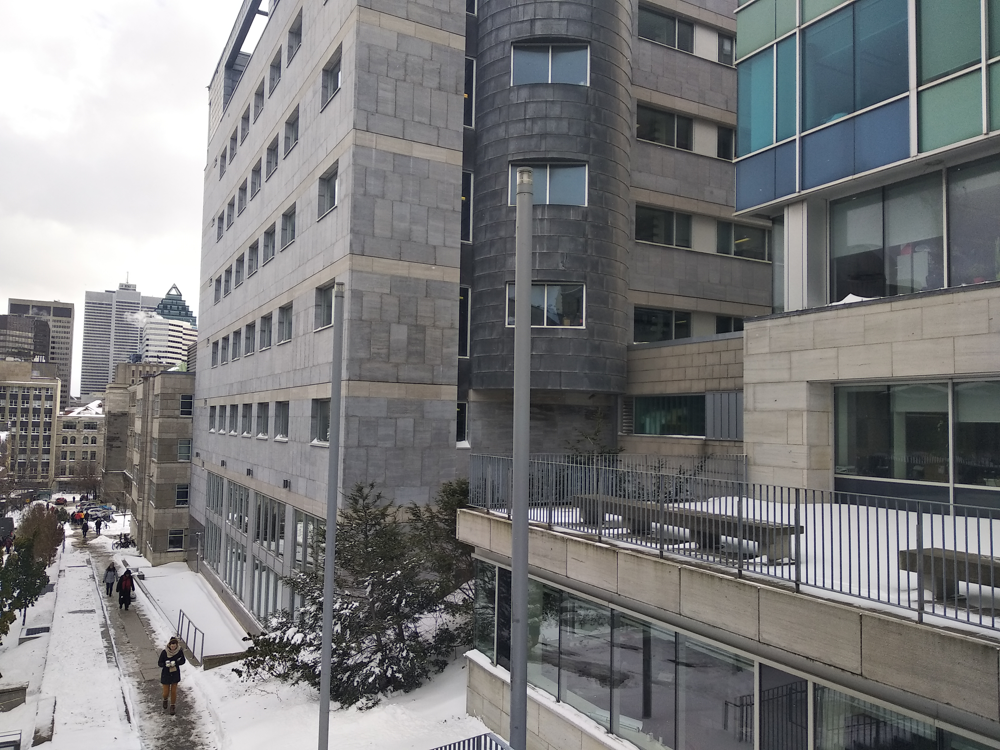
%> input picture 558a3/horizontal/1.png, 1000 x 750 px
$ octave q1_2.m   (GNU Octave 9; MATLAB toolbox functions it lacks are replaced by stand-ins)
%> lines starting %> are read from the running program, lines starting %| are printed output that depends on the picture
clear all;
clc;
path1 = 'horizontal/1.png';
path2 = 'horizontal/2.png';
%
rgb1 = imread(path1);
%> rgb1 is the input picture: size 750x1000x3 uint8; mean R, G, B 123.3, 123.6, 124.6
rgb2 = imread(path2);
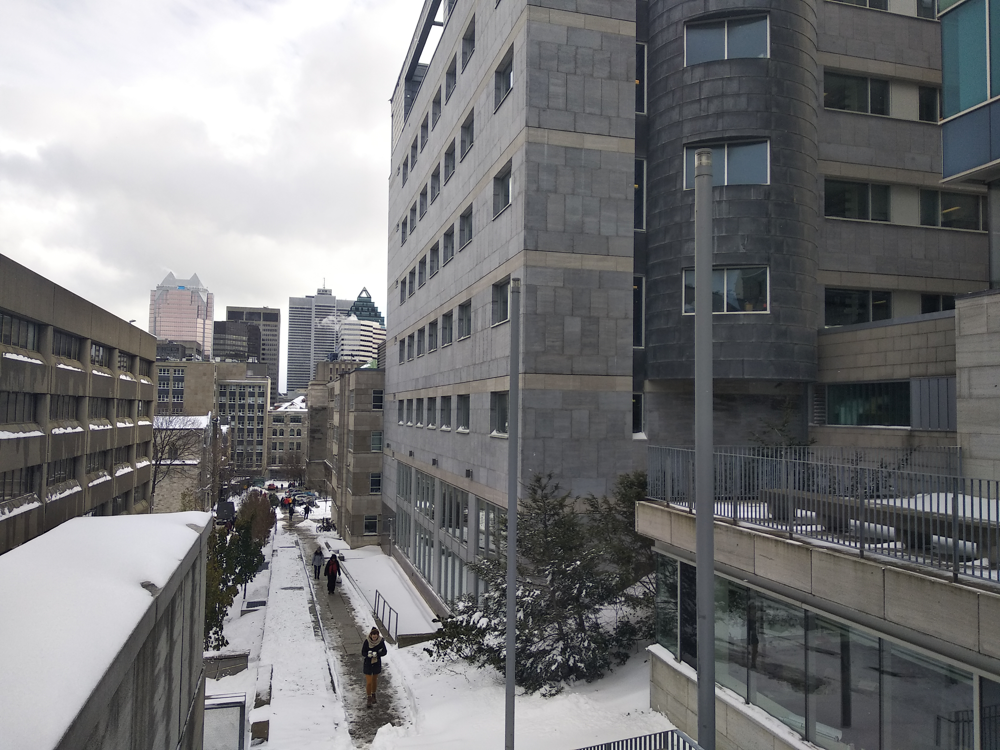
%> input picture 558a3/horizontal/2.png, 1000 x 750 px
%> rgb2 is the input picture: size 750x1000x3 uint8; mean R, G, B 120.4, 120.8, 122.3
img1 = single(rgb2gray(rgb1));
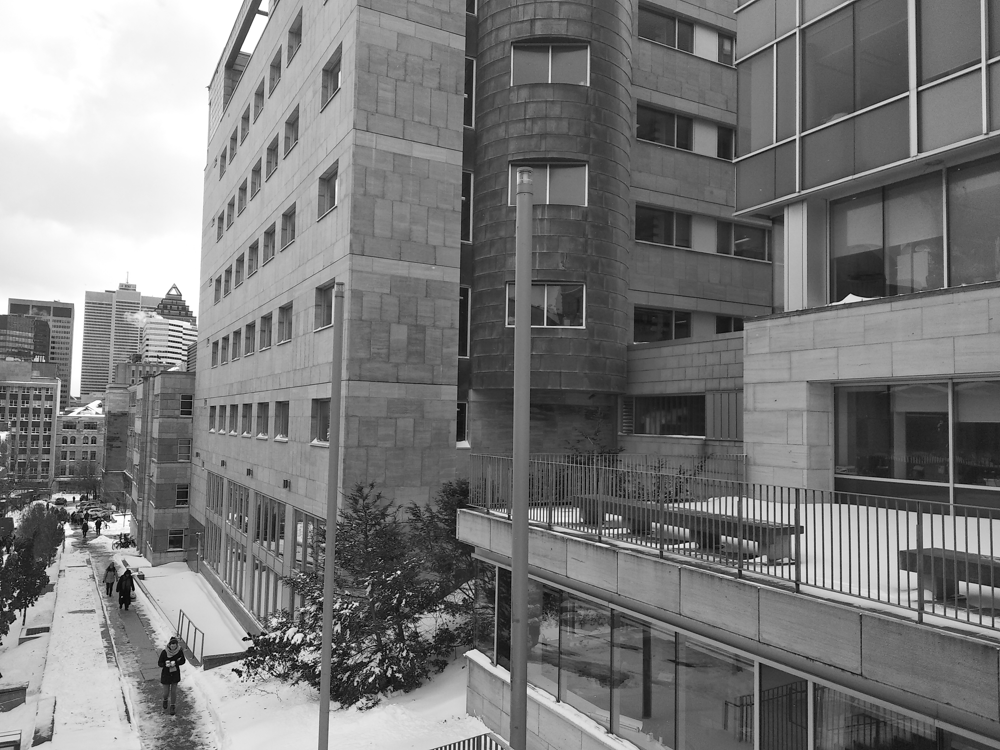
%> img1: size 750x1000 single; min 0, max 255, mean 123.7
img2 = imresize(img1, 0.75);
img2 = imrotate(img2, 30);
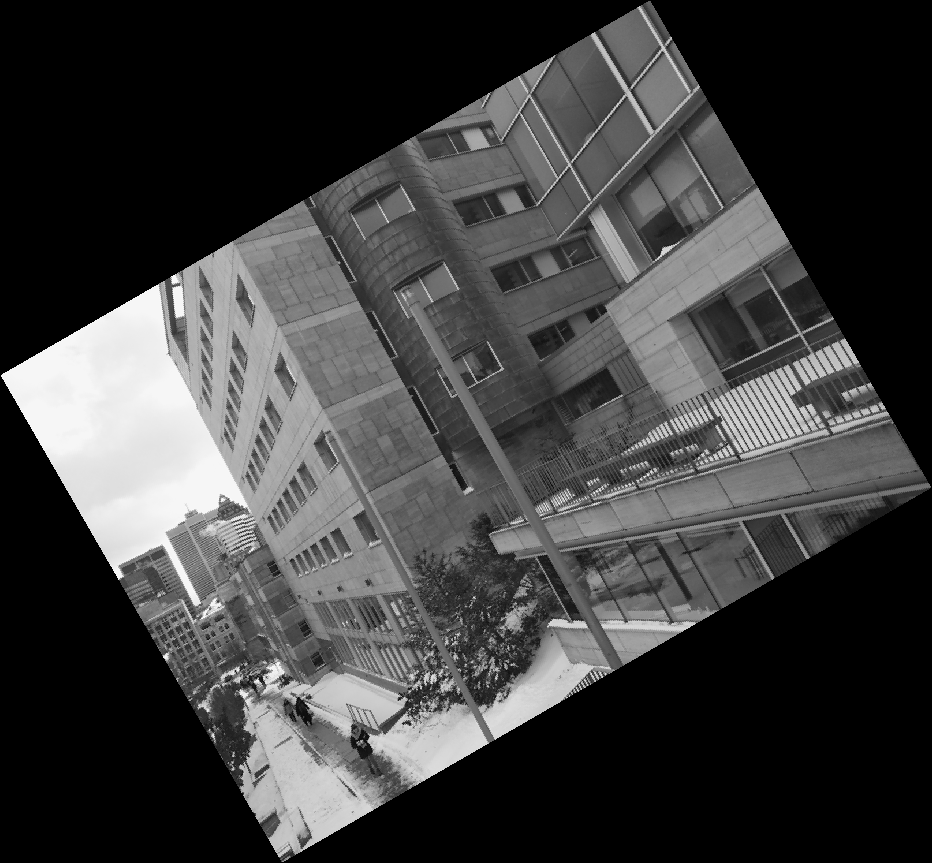
%> img2: size 863x932 single; min 0, max 264, mean 64.9; drawn with min black and max white

std_img1 = zeros(1024, 1024);
width = size(img1, 1);
%> width = 750
height = size(img1, 2);
%> height = 1000
std_img1(1:width, 1:height) = img1;
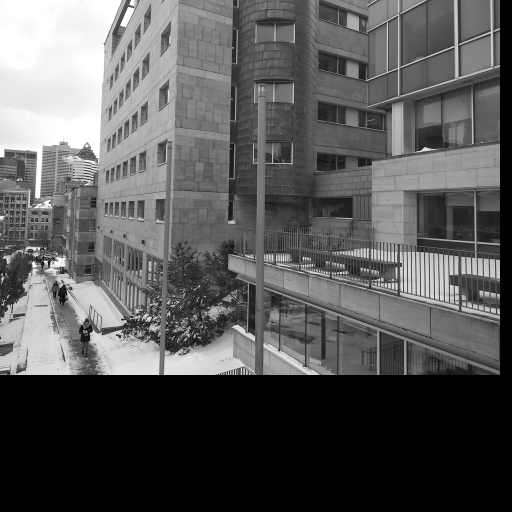
%> std_img1: size 1024x1024 double (shown at 1/2 size); min 0, max 255, mean 88.4

std_img2 = zeros(1024, 1024);
width = size(img2, 1);
%> width = 863
height = size(img2, 2);
%> height = 932
std_img2(1:width, 1:height) = img2;
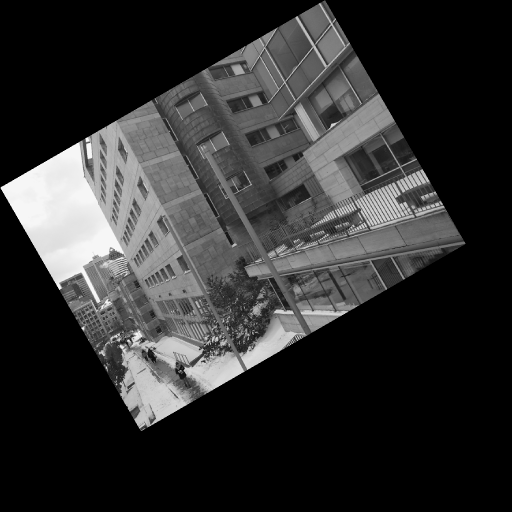
%> std_img2: size 1024x1024 double (shown at 1/2 size); min 0, max 264, mean 49.8; drawn with min black and max white


%> (the run ends here)
